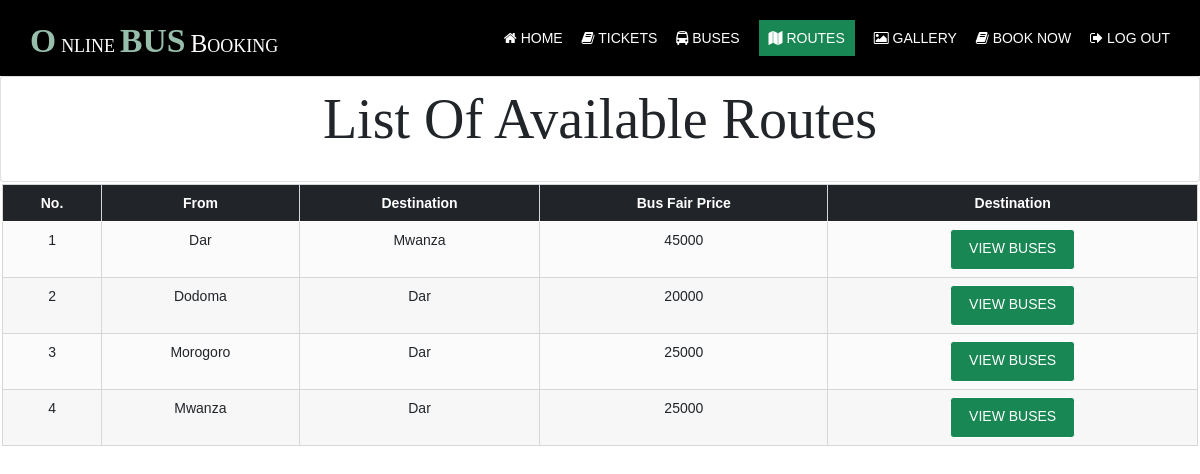
/admin/routes.php (signed in), run on an earlier commit of the app's database.
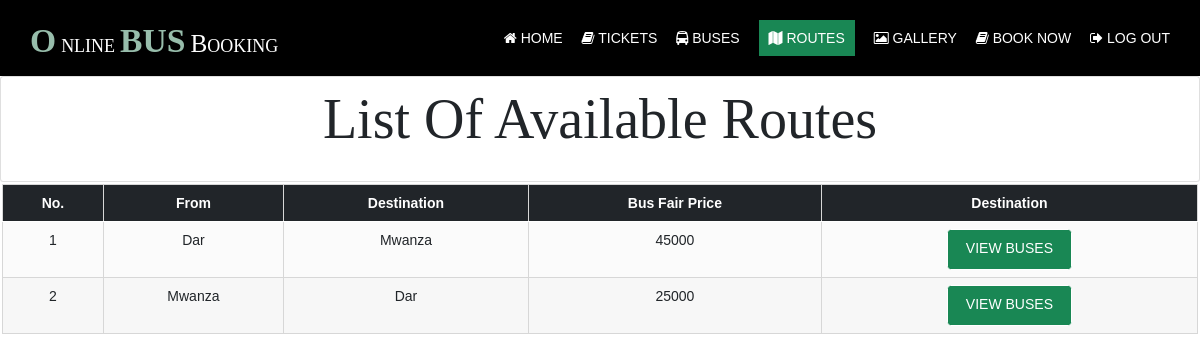
And on a later commit of the database.
### tables this page shows
CREATE TABLE `buses` (
  `busId` bigint(13) NOT NULL,
  `name` varchar(255) NOT NULL,
  `startFrom` varchar(255) NOT NULL,
  `destination` varchar(255) NOT NULL,
  `busType` varchar(30) NOT NULL,
  `noSeats` int(11) NOT NULL,
  `plateNo` varchar(255) NOT NULL,
  `busPhone` varchar(255) NOT NULL,
  `farePrice` int(11) NOT NULL,
  `busPhoto` varchar(255) NOT NULL,
  `status` tinyint(1) NOT NULL DEFAULT 1
);

### admin/routes.php (the view, shortened to what this page needs)
<?php
require('../includes/db.php');
?>
<!DOCTYPE html>
<html lang="en">
<head>
    <link rel="stylesheet" href="../assets/css/bootstrap.css" media="all">
    <link rel="stylesheet" href="../assets/css/layout.css" type="text/css">
</head>
<body>
    <div class="wrapper row1">
        <header id="header" class="hoc clear">
            <div id="logo" class="fl_left">
                <h1 class="logoname"><a href="./">Online<span>bus</span>Booking</a></h1>
            </div>
            <nav id="mainav" class="fl_right">
                <ul class="clear">
                    <li><a href="../index.php"><i class="fa fa-home" aria-hidden="true"></i> Home</a></li>
                    <li><a href="./"><i class="fa fa-book" aria-hidden="true"></i> Tickets</a></li>
                    <li><a href="buses.php"><i class="fa fa-bus" aria-hidden="true"></i> Buses</a></li>
                    <li class="active"><a href="routes.php"><i class="fa fa-map" aria-hidden="true"></i> Routes</a></li>
                    <li><a href="../gallery.php"><i class="fa fa-photo" aria-hidden="true"></i> Gallery</a></li>
                    <li><a href="../book.php"><i class="fa fa-book" aria-hidden="true"></i> Book Now</a></li>
                    <li><a href="../login.php"><i class="fa fa-sign-out" aria-hidden="true"></i> Log Out</a></li>
                </ul>
            </nav>
        </header>
    </div>
    <div class="row">
        <div class="container-fluid">
            <div class="card">
                <div class="row hoc">
                    <h1 class="heading" style="font-size: 4em; padding:10px">List of Available Routes</h1>
                </div>
            </div>
            <div class="row d-flex" style="padding: 0 10 10 10; margin:2px">
                <table class="table table-hover table-responsive">
                    <thead>
                        <tr class="bg-dark">
                            <th scope="col">
                                <center>No.</center>
                            </th>
                            <th scope="col">
                                <center>From</center>
                            </th>
                            <th scope="col">
                                <center>Destination</center>
                            </th>
                            <th scope="col">
                                <center>Bus Fair Price</center>
                            </th>
                            <th scope="col">
                                <center>Destination</center>
                            </th>
                        </tr>
                    </thead>
                    <tbody>
                        <?php
                        $list = $db->prepare('SELECT * FROM `buses` GROUP BY `startFrom`');
                        $list->execute();
                        $count = 0;
                        while ($route = $list->fetch(PDO::FETCH_ASSOC)) {
                            $count++;
                            echo '<tr>';
                        ?>
                            <td>
                                <center><?php echo $count ?></center>
                            </td>
                            <td>
                                <center><?php echo  $route['startFrom']; ?></center>
                            </td>
                            <td>
                                <center><?php echo  $route['destination']; ?></center>
                            </td>
                            <td>
                                <center><?php echo  $route['farePrice']; ?></center>
                            </td>
                            <td>
                                <center>
                                    <a class="btn btn-success" href="buses.php">View Buses</a>
                                </center>
                            </td>
                        <?php
                            echo '</tr>';
                        }
                        ?>
                    </tbody>
                </table>
            </div>
        </div>
    </div>
</body>
</html>

What changed in the data, as far as the page shows it:
removed buses: startFrom "Dodoma", destination "Dar", farePrice "20000"
removed buses: startFrom "Morogoro", destination "Dar", farePrice "25000"
